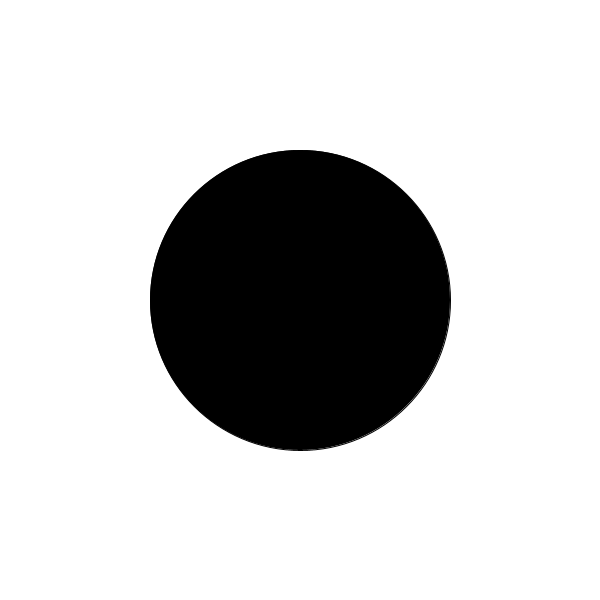
Frame 1 (no input)
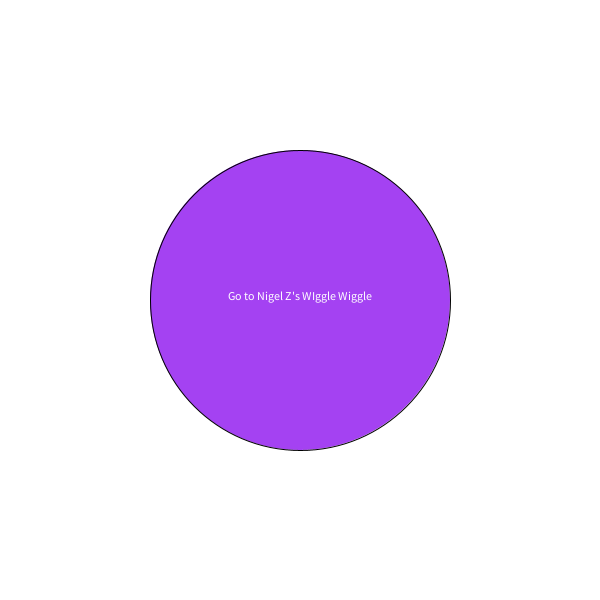
Frame 2 (the mouse pressed at the canvas centre, redrawn once)

The Processing sketch that drew these frames (run headless with seeded random() and noise(); the mouse was pressed at the canvas centre and the sketch redrawn once):

// Processing sketch: processing_79265
// ── processing_79265.pde

String[] answers = {"The answer to the previous question is yes" , "The answer to the previous question is no" , "Yes", "No", "Never", "Maybe","Go to Nigel Z's WIggle Wiggle", "The answer is Mordekaiser", "Rice is the answer", "It is VERY certain", "Try again",
"Ask the question again","The answer is what you thought it to be", "Hue Hue Hue\n Ask again","Hue Hue Hue Hue Hue\nAsk again","GG IDK", "Maybe if you ask google you wouldn't be asking me","Learn Chemistry", "Always", " It has been yes from the beginning", "It has been no from the beginning",
"I am sure that it is true", " I am sure that it is false", "Ask again", "Click again", "Please don't ask that"};

boolean mode = false;
void setup()
{
  size(600, 600);
  noLoop();
}
void draw()
{
  background(255);

  if (mode == true)
  {
    fill(random(255), random(255), random(255));
    ellipse(300, 300, 300, 300);
    textAlign(CENTER);
    fill(255);
    text(answers[int(random(answers.length))] , 300, 300);
  }
  else
  {
    fill(0);
    ellipse(300, 300, 300, 300);
  }
}

void mousePressed()
{
  if (mouseX > 25 && mouseX > 75 && mouseY > 25 && mouseY < 75) {
  
  }
  redraw();
    mode =!mode;
}
